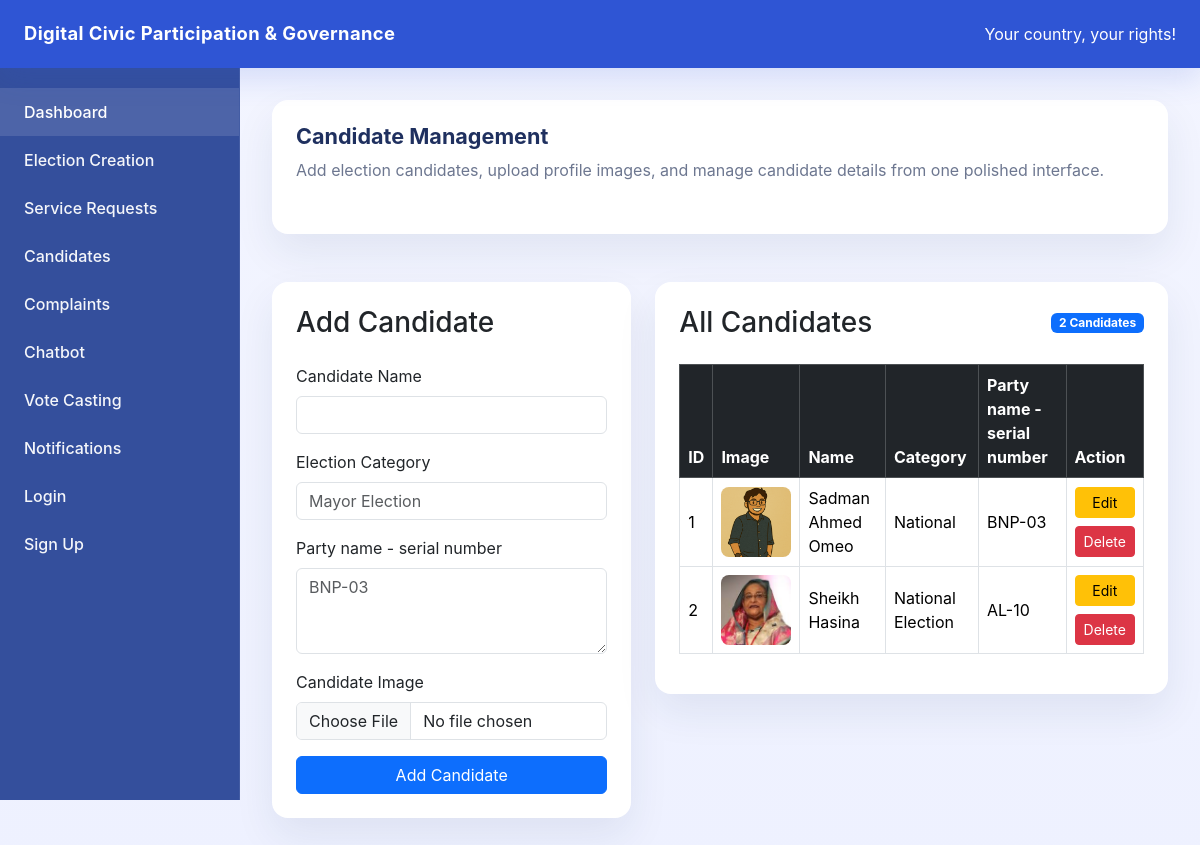
The page /candidates on the database its author committed.
### models/candidate.py (models this page shows)
class Candidate(db.Model):
    __tablename__ = "candidate"
    id = db.Column(db.Integer, primary_key=True)
    name = db.Column(db.String(100), nullable=False)
    category = db.Column(db.String(100), nullable=False)
    description = db.Column(db.String(500), nullable=True)
    image = db.Column(db.String(200), nullable=True)

### routes/candidate_routes.py (the view)
@c_bp.route("")
def candidates_page():
    candidates = Candidate.query.all()
    return render_template("candidates.html", candidates=candidates)

### app.py (called while the page is built)
@app.context_processor
def inject_notification_count():
    unread_notification_count = 0
    voter_id = session.get("user_id")
    if voter_id:  # added
        from models.notification import Notification
        unread_notification_count = Notification.query.filter_by(
            voter_id=voter_id,
            is_read=False
        ).count()
    return dict(unread_notification_count=unread_notification_count)

### templates/candidates.html
{% extends "base.html" %}
{% block content %}
<div class="row g-4">
    <div class="col-12">
        <div class="card card-smooth p-4 mb-4">
            <div class="d-flex flex-column flex-md-row justify-content-between align-items-start gap-3">
                <div>
                    <h1 class="section-title mb-2">Candidate Management</h1>
                    <p class="page-intro">Add election candidates, upload profile images, and manage candidate details from one polished interface.</p>
                </div>
            </div>
        </div>
    </div>
    <div class="col-lg-5">
        <div class="card card-smooth">
            <div class="card-body p-4">
                <h3 class="mb-4">Add Candidate</h3>
                <form action="{{ url_for('c_bp.add_candidate') }}" method="POST" enctype="multipart/form-data">
                    <div class="mb-3">
                        <label class="form-label">Candidate Name</label>
                        <input type="text" name="name" class="form-control" required>
                    </div>
                    <div class="mb-3">
                        <label class="form-label">Election Category</label>
                        <input type="text" name="category" class="form-control" placeholder="Mayor Election" required>
                    </div>
                    <div class="mb-3">
                        <label class="form-label">Party name - serial number</label>
                        <textarea name="description" class="form-control" rows="3" placeholder="BNP-03"></textarea>
                    </div>
                    <div class="mb-3">
                        <label class="form-label">Candidate Image</label>
                        <input type="file" name="image" class="form-control">
                    </div>
                    <button type="submit" class="btn btn-primary w-100">Add Candidate</button>
                </form>
            </div>
        </div>
    </div>
    <div class="col-lg-7">
        <div class="card card-smooth">
            <div class="card-body p-4">
                <div class="d-flex justify-content-between align-items-center mb-4">
                    <h3 class="mb-0">All Candidates</h3>
                    <span class="badge bg-primary">{{ candidates|length }} Candidates</span>
                </div>
                {% if candidates %}
                    <div class="table-responsive">
                        <table class="table table-bordered table-hover align-middle">
                            <thead class="table-dark">
                                <tr>
                                    <th>ID</th>
                                    <th>Image</th>
                                    <th>Name</th>
                                    <th>Category</th>
                                    <th>Party name - serial number</th>
                                    <th>Action</th>
                                </tr>
                            </thead>
                            <tbody>
                                {% for c in candidates %}
                                    <tr>
                                        <td>{{ c.id }}</td>
                                        <td>
                                            {% if c.image %}
                                                <img src="{{ url_for('static', filename='uploads/' + c.image) }}" width="70" height="70" style="object-fit: cover; border-radius: 8px;">
                                            {% else %}
                                                <span class="text-muted">No Image</span>
                                            {% endif %}
                                        </td>
                                        <td>{{ c.name }}</td>
                                        <td>{{ c.category }}</td>
                                        <td>{{ c.description }}</td>
                                        <td>
                                            <div class="d-grid gap-2">
                                                <a href="{{ url_for('c_bp.edit_candidate_page', candidate_id=c.id) }}" class="btn btn-warning btn-sm">Edit</a>
                                                <form action="{{ url_for('c_bp.delete_candidate', candidate_id=c.id) }}" method="POST" onsubmit="return confirm('Are you sure you want to delete this candidate?');">
                                                    <button type="submit" class="btn btn-danger btn-sm">Delete</button>
                                                </form>
                                            </div>
                                        </td>
                                    </tr>
                                {% endfor %}
                            </tbody>
                        </table>
                    </div>
                {% else %}
                    <div class="alert alert-secondary mb-0">No candidates added yet.</div>
                {% endif %}
            </div>
        </div>
    </div>
</div>
{% endblock %}

### templates/base.html (style rules this page uses)
:root { --brand: #2f55d4; --brand-soft: #edf0ff; --surface: #ffffff; --surface-soft: #f4f6ff; --text: #1f305f; --muted: #6d7790; }
body { margin: 0; min-height: 100vh; background: linear-gradient(180deg, #f3f5ff 0%, #eef1ff 100%); font-family: Inter, system-ui, -apple-system, BlinkMacSystemFont, "Segoe UI", sans-serif; color: var(--text); }
.card-smooth { border: 0; border-radius: 1rem; background: var(--surface); box-shadow: 0 18px 40px rgba(23, 45, 92, 0.08); }
.section-title { font-size: 1.35rem; font-weight: 700; margin-bottom: 1.25rem; color: var(--text); }
.page-intro { color: var(--muted); margin-bottom: 1.75rem; }

### rows shown on the page
Candidate: id "1", image (picture), name "Sadman Ahmed Omeo", category "National", description "BNP-03"
Candidate: id "2", image (picture), name "Sheikh Hasina", category "National Election", description "AL-10"

### other values the page prints
{{ candidates|length }} "2"
